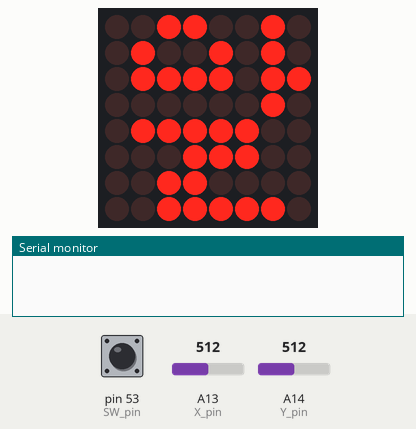
The sketch below on a simulated Arduino Mega 2560, built with avr-gcc and run on an emulated ATmega2560. Parts: 8×8 LED matrix, the last lines printed to the serial monitor. Inputs (shaded band) come from the test bench; at power-on: pin 53 (SW_pin) HIGH, A13 (X_pin) = 512, A14 (Y_pin) = 512.

Above: at 0.1 s.
At 0.9 s:
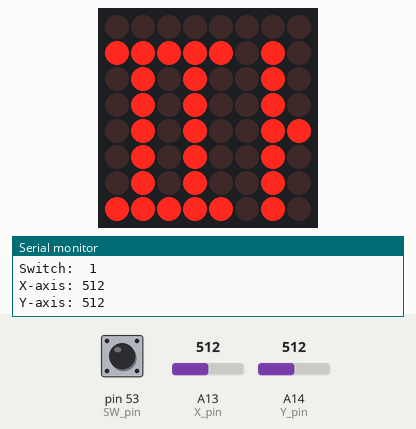
At 1.7 s:
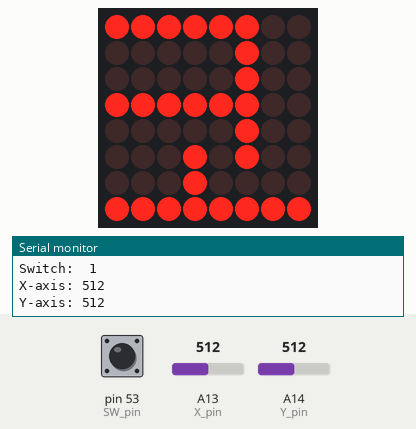
At 3.3 s:
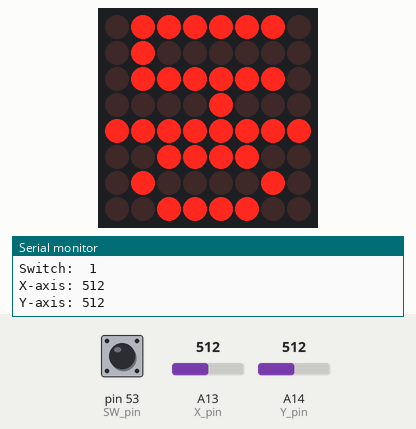
At 4.9 s:
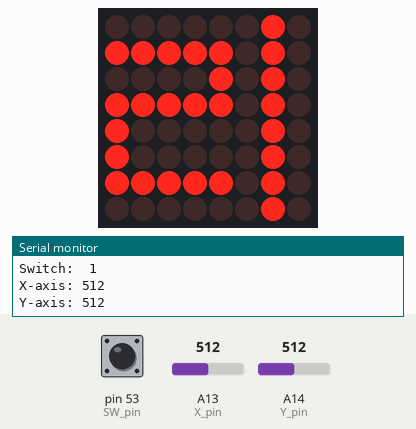
At 7.3 s:
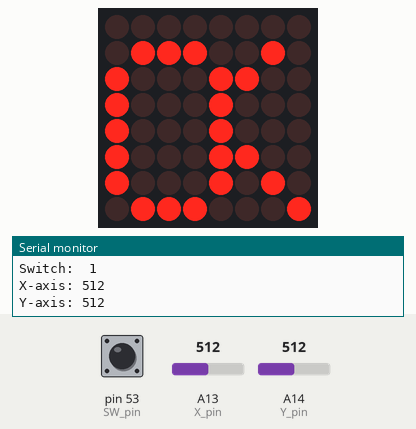

Measured:
- by itself, everything shown: repeats every 8.0 s, in 10 steps
- what the display in image 1 shows lasts 0.8 s, from 0.8 s to 1.6 s

The sketch:

LED8x8alpha_coding_Joystick.ino
```cpp
// VS의 vMicro로 수정함. VS와 GIT 연동 확인용임.
// Vmicro > Open Existing arduino pjt
// 보기(V) > 솔루션 탐색기
#include "LedControl.h"


// 핀배열 선언하기


LedControl lc=LedControl(22,26,24,1);   // Pins: DIN,CLK,CS,디스플레이개수

// 프레임 사이의 지연 시간
unsigned long delayTime=800;   // ms 단위

const int SW_pin = 53; // digital pin connected to switch output
const int X_pin = 13; // analog pin connected to X output
const int Y_pin = 14; // analog pin connected to Y output

// Put values in arrays
// 어레이에 넣는 이미지들 Array는 해피 뉴 이어 입니다.

// 순번을 확인해야 합니다. 1a 는 첫번째 디스플레이(1)의 첫번째 이미지(a) 입니다.

byte Array1a[] ={0x32,0x4a,0x7b,0x2,0x7c,0x1c,0x30,0x3e};  //알
byte Array1b[] ={0x0,0xfa,0x52,0x52,0x53,0x52,0x52,0xfa};  //파
byte Array1c[] ={0xfc,0x4,0x4,0xfc,0x4,0x14,0x10,0xff};    //코
byte Array1d[] ={0xfa,0x82,0x82,0xfa,0x0,0x7c,0x82,0x7c};  //딩
byte Array1e[] ={0x7e,0x40,0x7e,0x8,0xff,0x3c,0x42,0x3c};  //동
byte Array1f[] ={0x32,0x4a,0x4a,0x4b,0x4a,0x4a,0x4a,0x32}; //아
byte Array1g[] ={0x2,0xfa,0xa,0xfa,0x82,0x82,0xfa,0x2};    //리
byte Array1h[] ={0x3c,0x42,0xa5,0x81,0xa5,0x99,0x42,0x3c}; //smile
byte Array1i[] ={0x3c,0x42,0xa5,0x81,0x99,0xa5,0xa5,0x7e}; //찡그림
byte Array1j[] ={0x0,0x72,0x8c,0x88,0x88,0x8c,0x8a,0x71};  //알파3

// 디스플레이 초기화 과정
void setup()
{
  lc.shutdown(0,false);  // Wake up displays
  lc.shutdown(1,false);
  lc.setIntensity(0,5);  // Set intensity levels
  lc.setIntensity(1,5);
  lc.clearDisplay(0);  // Clear Displays
  lc.clearDisplay(1);
  pinMode(SW_pin, INPUT);
  digitalWrite(SW_pin, HIGH);
  Serial.begin(115200);

}


// 첫번째 디스플레이로 표현하는 프레임별로 제작하기

void alpha_coding1a()
{
  for (int i = 0; i < 8; i++)    //한 줄씩 8X8이므로 8줄
  {
    lc.setRow(0,i,Array1a[i]);
  }
}

void alpha_coding1b()
{
  for (int i = 0; i < 8; i++)    //한 줄씩 8X8이므로 8줄
  {
    lc.setRow(0,i,Array1b[i]);
  }
}

void alpha_coding1c()
{
  for (int i = 0; i < 8; i++)
  {
    lc.setRow(0,i,Array1c[i]);
  }
}

  void alpha_coding1d()
{
  for (int i = 0; i < 8; i++)
  {
    lc.setRow(0,i,Array1d[i]);
  }
}

  void alpha_coding1e()
{
  for (int i = 0; i < 8; i++)
  {
    lc.setRow(0,i,Array1e[i]);
  }
}

  void alpha_coding1f()
{
  for (int i = 0; i < 8; i++)
  {
    lc.setRow(0,i,Array1f[i]);
  }
}


  void alpha_coding1g()
{
  for (int i = 0; i < 8; i++)
  {
    lc.setRow(0,i,Array1g[i]);
  }
}


  void alpha_coding1h()
{
  for (int i = 0; i < 8; i++)
  {
    lc.setRow(0,i,Array1h[i]);
  }
}


  void alpha_coding1i()
{
  for (int i = 0; i < 8; i++)
  {
    lc.setRow(0,i,Array1i[i]);
  }
}


  void alpha_coding1j()
{
  for (int i = 0; i < 8; i++)
  {
    lc.setRow(0,i,Array1j[i]);
  }
}
// 반복해서 디스플레이에 표현하기

void loop()
{
// a 프레임을 양쪽 디스플레이에 표현하기
   alpha_coding1a();    delay(delayTime); joystick_status();

//    alpha_coding2a(); delay(delayTime);
// b frame
    alpha_coding1b();    delay(delayTime);joystick_status();
// c frame
    alpha_coding1c();    delay(delayTime);joystick_status();
 // d frame
    alpha_coding1d();    delay(delayTime);joystick_status();
// e frame
    alpha_coding1e();    delay(delayTime);joystick_status();
// f frame
    alpha_coding1f();    delay(delayTime);joystick_status();
// g frame
    alpha_coding1g();    delay(delayTime);joystick_status();
// h frame
    alpha_coding1h();    delay(delayTime); joystick_status();
// i frame
    alpha_coding1i();    delay(delayTime);joystick_status();
// j frame
    alpha_coding1j();    delay(delayTime);joystick_status();
}

void joystick_status()
{
  Serial.print("Switch:  ");
  Serial.print(digitalRead(SW_pin));
  Serial.print("\n");
  Serial.print("X-axis: ");
  Serial.print(analogRead(X_pin));
  Serial.print("\n");
  Serial.print("Y-axis: ");
  Serial.println(analogRead(Y_pin));
  Serial.print("\n\n");
}
```
